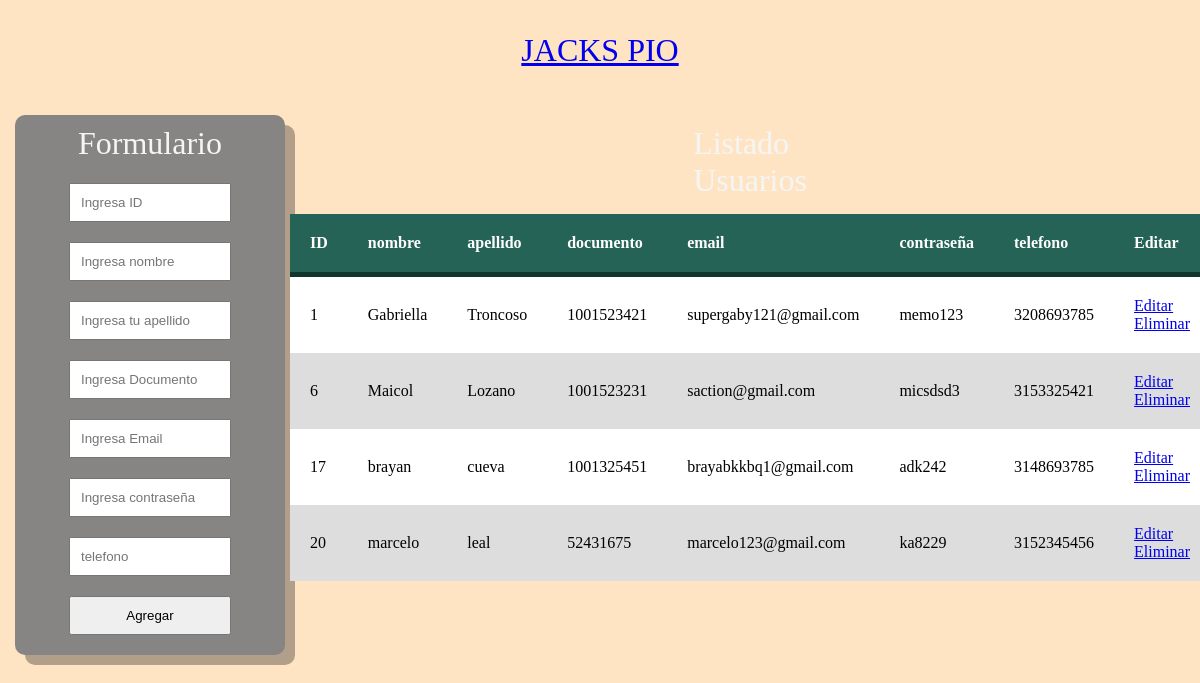
The page / on the database its author committed.
### tables this page shows
CREATE TABLE `usuarios` (
  `id` int(11) NOT NULL AUTO_INCREMENT,
  `nombre` varchar(255) NOT NULL,
  `apellido` varchar(255) NOT NULL,
  `documento` varchar(255) NOT NULL,
  `email` varchar(255) NOT NULL,
  `contraseña` varchar(255) NOT NULL,
  `created_at` timestamp NOT NULL DEFAULT current_timestamp() ON UPDATE current_timestamp(),
  `update_at` timestamp NULL DEFAULT NULL,
  `telefono` varchar(255) NOT NULL,
  PRIMARY KEY (`id`),
  UNIQUE KEY `documento` (`documento`),
  UNIQUE KEY `email` (`email`)
);

### index.php (the view, shortened to what this page needs)
<!DOCTYPE html>
<html lang="es">
<head>
    <link rel="stylesheet" href="estilos.css">
    <link rel="stylesheet" href="mostrar.css">
</head>
<body>
    <div class="contenedor1">
        <div class="navbar">
    <div class="div-titulo">
        <a href="Pagina.php"><h1>JACKS PIO</h1></a>
    </div>
    <div class="contenedor">
        <div class="div-formulario">
            <h2>Formulario</h2>
            <form  action="uregistro.php" method="post">
                <input type="text" name="id" placeholder="Ingresa ID">
                <input type="text" name="nombre" placeholder="Ingresa nombre">
                <input type="text" name="apellido" placeholder="Ingresa tu apellido">
                <input type="text" name="documento" placeholder="Ingresa Documento">
                <input type="text" name="email" placeholder="Ingresa Email">
                <input type="text" name="contraseña" placeholder="Ingresa contraseña">
                <input type="text" name="telefono" placeholder="telefono">
                <button type="submit" id="btnAgregar" value="ok">Agregar</button>
            </form>
    </div>
    <div class="contenedor">
        <div class="div-listado">
                <h2>Listado Usuarios</h2>
                <div class="div-empleados">
                <table class="table">
                    <div class="main-container">
      <thead>
        <tr>
          <th>ID</th>
          <th>nombre</th>
          <th>apellido</th>
          <th>documento</th>
          <th>email</th>
          <th>contraseña</th>
          <th>telefono</th>
          <th>Editar</th>
        </tr>
      </thead>
      <tbody>
        <?php
        include "conexion.php";
        $sql = $conexion->query(" select * from usuarios ");
        while($datos = $sql->fetch_object()) {
        ?>
        <tr>
                <td><?php echo $datos->id; ?></td>
                <td><?php echo $datos->nombre?></td>
                <td><?php echo $datos->apellido?></td>
                <td><?php echo $datos->documento?></td>
                <td><?php echo $datos->email?></td>
                <td><?php echo $datos->contraseña?></td>
                <td><?php echo $datos->telefono?></td>
                <td>
                    <a href="actualizarusuario.php?id=<?= $datos->id;?>">Editar</a>
                    <a href="borrarusuario.php">Eliminar</a>
                </td>
        </tr>
        </div>
        <?php
    }
    ?>
                </div>
            </div>
            </div>
</body>
</html>

### estilos.css (style rules this page uses)
* { margin: 0; padding: 0; box-sizing: border-box; }
body { background-color: bisque; }
.div-titulo { width: 100%; height: 100px; display: flex; justify-content: center; align-items: center; }
.div-titulo h1 { font-weight: 300; }
.contenedor { width: 100%; height: calc(150vh - 120px); display: flex; justify-content: center; }
.contenedor .div-formulario { width: 30%; height: 50%; margin: 15px 15px; background-color: rgb(135, 132, 132); display: flex; flex-direction: column; justify-content: center; align-items: center; border-radius: 10px; box-shadow: 10px 10px rgba(0, 0, 0, 0.3); }
.contenedor .div-formulario h2 { margin-top: 10px; font-weight: 300; font-size: 2em; color: whitesmoke; }
.contenedor .div-formulario form { width: 100%; height: 100%; display: flex; flex-direction: column; justify-content: center; align-items: center; }
.contenedor .div-formulario form input, .contenedor .div-formulario form button { width: 60%; padding: 10px 10px; margin: 10px 10px; }
.contenedor .div-listado { width: 70px; height: calc(100% - 80%); margin: 15px 15px; display: flex; flex-direction: column; align-items: center; border-radius: 10px; }
.contenedor .div-listado h2 { margin-top: 10px; font-weight: 300; font-size: 2em; color: whitesmoke; }
.contenedor .div-listado .div-empleados { width: 100%; height: 100%; display: flex; flex-direction: column; align-items: center; margin: 15px; padding: 0 30px; }

### mostrar.css (style rules this page uses)
table { width: 100%; background-color: white; border-collapse: collapse; text-align: left; }
th,td { padding: 20px; }
thead { background-color: #246355; color: white; border-bottom: solid 5px #0F362D; }
tr:nth-child(even) { background-color:#ddd ; }

### rows shown on the page
usuarios: id "1", nombre "Gabriella", apellido "Troncoso", documento "1001523421", email "supergaby121@gmail.com", contraseña "memo123", telefono "3208693785"
usuarios: id "6", nombre "Maicol", apellido "Lozano", documento "1001523231", email "saction@gmail.com", contraseña "micsdsd3", telefono "3153325421"
usuarios: id "17", nombre "brayan", apellido "cueva", documento "1001325451", email "brayabkkbq1@gmail.com", contraseña "adk242", telefono "3148693785"
usuarios: id "20", nombre "marcelo", apellido "leal", documento "52431675", email "marcelo123@gmail.com", contraseña "ka8229", telefono "3152345456"
